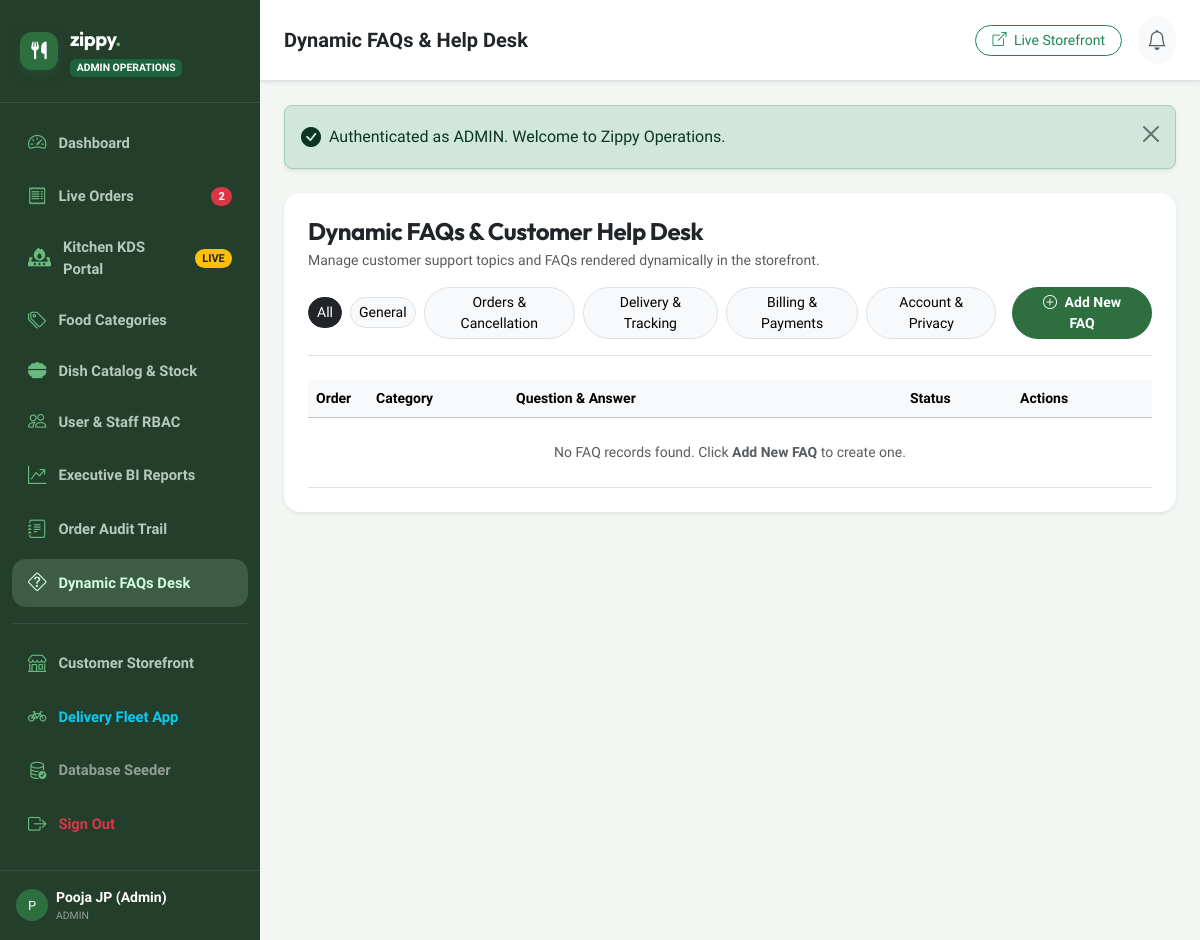
The page /admin/faqs.php (signed in) on the database as committed earlier.
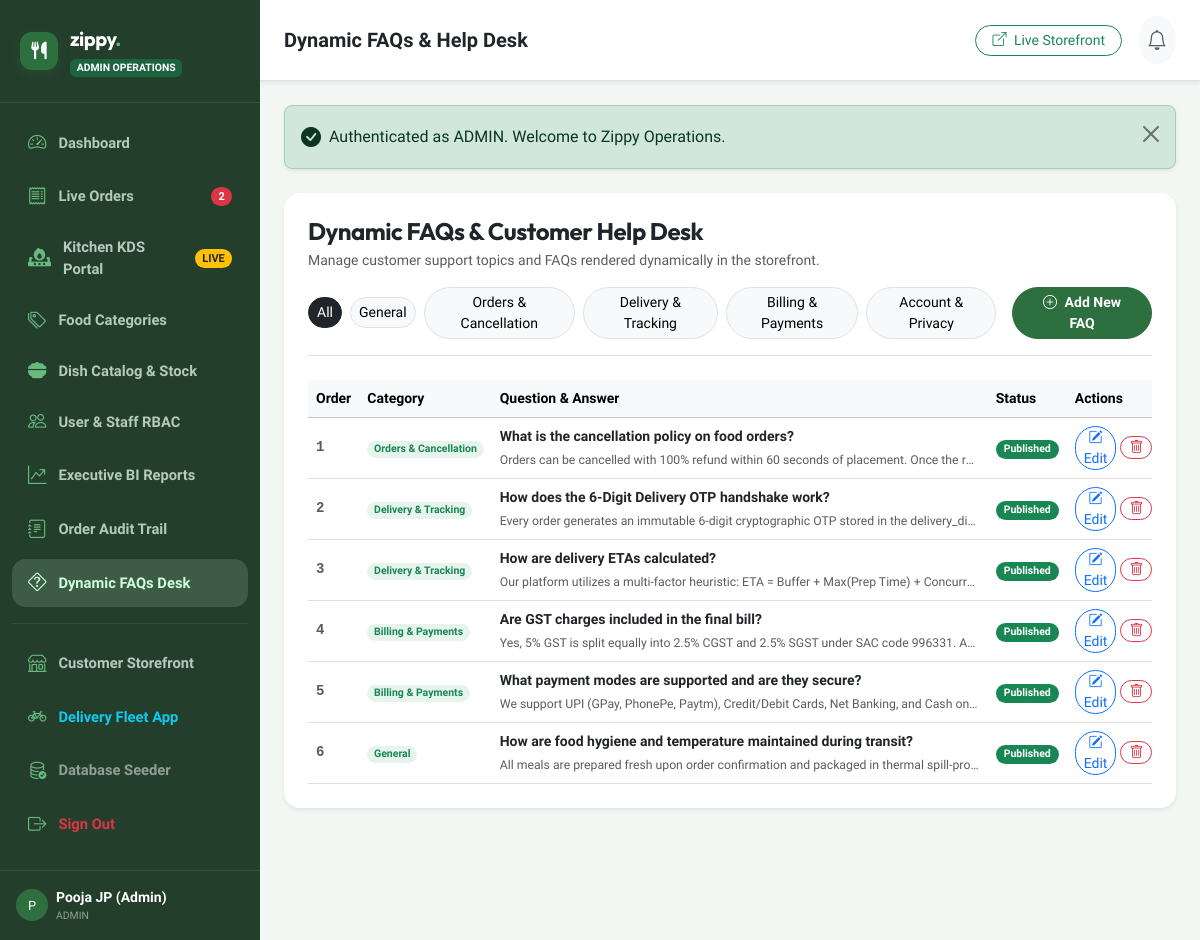
The same page on the database as committed later.
### tables this page shows
CREATE TABLE `faqs` (
    `faq_id` INT AUTO_INCREMENT PRIMARY KEY,
    `question` VARCHAR(255) NOT NULL,
    `answer` TEXT NOT NULL,
    `category` VARCHAR(50) NOT NULL DEFAULT 'General',
    `display_order` INT NOT NULL DEFAULT 0,
    `is_active` TINYINT(1) NOT NULL DEFAULT 1,
    `created_at` TIMESTAMP NOT NULL DEFAULT CURRENT_TIMESTAMP
);

### includes/functions.php (called while the page is built, shortened)
<?php
require_once __DIR__ . '/../config/config.php';
function db_query(string $sql, array $params = []): ?PDOStatement {
    $pdo = getDBConnection();
    try {
        $stmt = $pdo->prepare($sql);
        $stmt->execute($params);
        return $stmt;
    } catch (PDOException $e) {
        error_log("Database Query Error: " . $e->getMessage() . " | SQL: " . $sql);
        return null;
    }
}
function db_fetch_all(string $sql, array $params = []): array {
    $stmt = db_query($sql, $params);
    return $stmt ? $stmt->fetchAll() : [];
}

### admin/faqs.php (the view, shortened to what this page needs)
<?php
require_once __DIR__ . '/../config/config.php';
require_once __DIR__ . '/../includes/functions.php';
require_once __DIR__ . '/includes/header.php';
$categoryFilter = clean_input($_GET['category'] ?? '');
$where = "1=1";
$params = [];
$faqs = [];
try {
    $faqs = db_fetch_all("
        SELECT * FROM `faqs`
        WHERE $where
        ORDER BY `display_order` ASC, `faq_id` ASC
    ", $params);
} catch (Exception $e) {
    $faqs = [];
}
$categories = ['General', 'Orders & Cancellation', 'Delivery & Tracking', 'Billing & Payments', 'Account & Privacy'];
?>
<div class="card border-0 rounded-4 shadow-sm p-4 bg-white mb-4">
  <div class="d-flex flex-wrap align-items-center justify-content-between gap-3 border-bottom pb-3 mb-4">
    <div>
      <h4 class="fw-bold font-outfit mb-1 text-dark">Dynamic FAQs & Customer Help Desk</h4>
      <p class="text-muted small mb-0">Manage customer support topics and FAQs rendered dynamically in the storefront.</p>
    </div>
    <div class="d-flex align-items-center gap-2">
      <a href="<?= ADMIN_URL ?>/faqs.php" class="btn btn-sm rounded-pill <?= empty($categoryFilter) ? 'btn-dark' : 'btn-light border' ?>">All</a>
      <?php foreach ($categories as $cat): ?>
        <a href="<?= ADMIN_URL ?>/faqs.php?category=<?= urlencode($cat) ?>" class="btn btn-sm rounded-pill <?= ($categoryFilter === $cat) ? 'btn-success' : 'btn-light border' ?>">
          <?= e($cat) ?>
        </a>
      <?php endforeach; ?>
      <button type="button" class="btn btn-success btn-sm rounded-pill px-3 fw-bold ms-2" data-bs-toggle="modal" data-bs-target="#addFaqModal" style="background:#2E6F40; border-color:#2E6F40;">
        <i class="bi bi-plus-circle me-1"></i> Add New FAQ
      </button>
    </div>
  </div>
  <div class="table-responsive">
    <table class="table table-hover align-middle small mb-0">
      <thead class="table-light">
        <tr>
          <th style="width: 60px;">Order</th>
          <th style="width: 140px;">Category</th>
          <th>Question & Answer</th>
          <th style="width: 110px;">Status</th>
          <th style="width: 140px;">Actions</th>
        </tr>
      </thead>
      <tbody>
        <?php if (empty($faqs)): ?>
          <tr>
            <td colspan="5" class="text-center py-4 text-muted">
              No FAQ records found. Click <strong>Add New FAQ</strong> to create one.
            </td>
          </tr>
        <?php else: ?>
          <?php foreach ($faqs as $faq): ?>
            <tr>
              <td class="fw-bold font-monospace text-muted"><?= (int)$faq['display_order'] ?></td>
              <td>
                <span class="badge bg-success bg-opacity-10 text-success rounded-pill fw-semibold">
                  <?= e($faq['category']) ?>
                </span>
              </td>
              <td>
                <div class="fw-bold text-dark mb-1"><?= e($faq['question']) ?></div>
                <div class="text-muted small text-truncate" style="max-width: 480px;"><?= strip_tags($faq['answer']) ?></div>
              </td>
              <td>
                <form method="POST" action="<?= ADMIN_URL ?>/faqs.php" class="m-0">
                  <button type="submit" class="btn btn-sm badge <?= $faq['is_active'] ? 'bg-success' : 'bg-secondary' ?> rounded-pill border-0 px-2 py-1 cursor-pointer">
                    <?= $faq['is_active'] ? 'Published' : 'Draft' ?>
                  </button>
                </form>
              </td>
              <td>
                <div class="d-flex align-items-center gap-1">
                  <button type="button" class="btn btn-sm btn-outline-primary rounded-pill px-2 py-0" data-bs-toggle="modal" data-bs-target="#editModal<?= (int)$faq['faq_id'] ?>">
                    <i class="bi bi-pencil-square"></i> Edit
                  </button>
                  <form method="POST" action="<?= ADMIN_URL ?>/faqs.php" class="m-0" onsubmit="return confirm('Delete this FAQ permanently?');">
                    <button type="submit" class="btn btn-sm btn-outline-danger rounded-pill px-2 py-0">
                      <i class="bi bi-trash"></i>
                    </button>
                  </form>
                </div>
              </td>
            </tr>
          <?php endforeach; ?>
        <?php endif; ?>
      </tbody>
    </table>
  </div>
</div>
<?php require_once __DIR__ . '/includes/footer.php'; ?>

Rows that differ between the two databases and show on the page:
added faqs: display_order "1", category "Orders & Cancellation", question "What is the cancellation policy on food orders?", answer "Orders can be cancelled with 100% refund within 60 seconds of placement. Once the r…", is_active "Published"
added faqs: display_order "2", category "Delivery & Tracking", question "How does the 6-Digit Delivery OTP handshake work?", answer "Every order generates an immutable 6-digit cryptographic OTP stored in the delivery_di…", is_active "Published"
added faqs: display_order "3", category "Delivery & Tracking", question "How are delivery ETAs calculated?", answer "Our platform utilizes a multi-factor heuristic: ETA = Buffer + Max(Prep Time) + Concurr…", is_active "Published"
added faqs: display_order "4", category "Billing & Payments", question "Are GST charges included in the final bill?", answer "Yes, 5% GST is split equally into 2.5% CGST and 2.5% SGST under SAC code 996331. A…", is_active "Published"
added faqs: display_order "5", category "Billing & Payments", question "What payment modes are supported and are they secure?", answer "We support UPI (GPay, PhonePe, Paytm), Credit/Debit Cards, Net Banking, and Cash on…", is_active "Published"
added faqs: display_order "6", category "General", question "How are food hygiene and temperature maintained during transit?", answer "All meals are prepared fresh upon order confirmation and packaged in thermal spill-pro…", is_active "Published"
Other text that changed with them:
text no longer shown: "No FAQ records found. Click Add New FAQ to create one."
